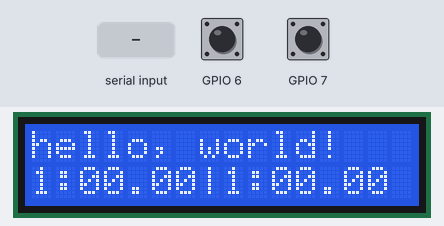
This sketch was run on a simulated ESP32. On the bench: 16×2 character LCD. The inputs (shaded band) are chosen by the test bench; at power-on: GPIO 6 HIGH, GPIO 7 HIGH. What the sketch prints to the serial monitor is not drawn.

Above: at 1.2 s.
1.3 s: GPIO 6 pulled LOW for 0.15 s
At 1.41 s:
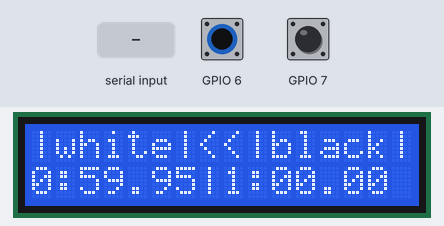
2.0 s: GPIO 7 pulled LOW for 0.15 s
At 2.5 s:
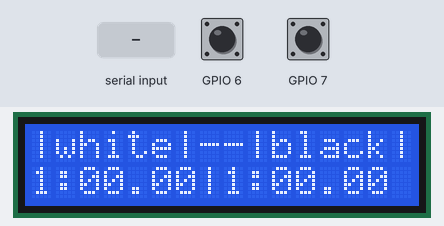
3.6 s: "BMATE\n" received over Serial
At 4.3 s:
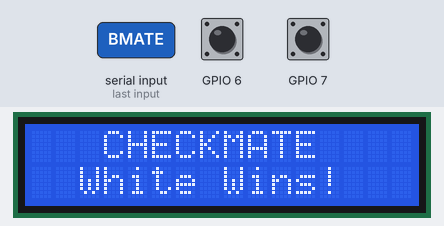
5.1 s: "WMATE\n" received over Serial
At 5.4 s:
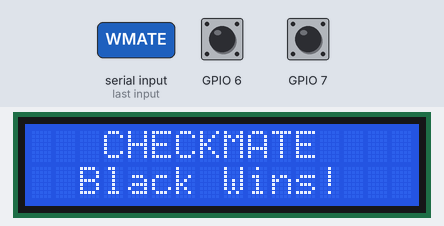
6.6 s: "DRAW\n" received over Serial
At 7.7 s:
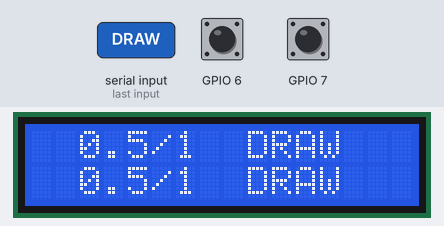
8.1 s: GPIO 6 pulled LOW for 1 s
At 8.21 s:
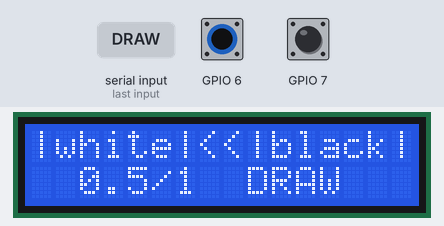
Timing chart, 0 to 10.7 s (numbered marks = the images above; inputs shaded):
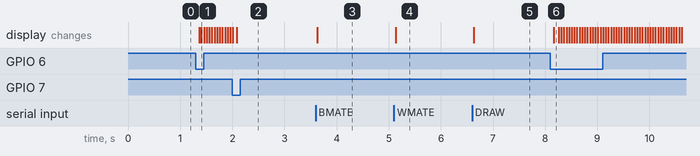

The sketch:

chess_clock.ino
```cpp
#define BLACK_TURN "|white|>>|black|"
#define WHITE_TURN "|white|<<|black|"
#define WHITE_WIN "  WHITE Wins!   "
#define BLACK_WIN "  Black Wins!   "
#define DRAW "  0.5/1  DRAW  "
#define GAMEOVER "  GAME  OVER   "

// buttons
#define DEBOUNCE_DELAY 50

#include <LiquidCrystal_I2C.h>
#include <Wire.h>

// Button structure to hold all state
struct Button {
  uint8_t pin;
  int curRead;
  int lastState;
  unsigned long lastDebounceTime;
  const char *name;
  bool holdKey;
};

Button greenBtn = {
  6,
  HIGH,
  HIGH,
  0,
  "Green Button",
  false,
};
Button redBtn = {
  7,
  HIGH,
  HIGH,
  0,
  "Red Button",
  false,
};

LiquidCrystal_I2C *lcd;


// default times
unsigned long INCREMENT = 6000;
unsigned long B_START_TIME = 60000;
unsigned long W_START_TIME = 60000;

unsigned long whiteTime = W_START_TIME;
unsigned long blackTime = B_START_TIME;
unsigned long increment = INCREMENT;

bool connected = false;
bool whiteToPlay = true;
unsigned long lastUpdate = 0;
bool gameOver = false;
bool clockRunning = false;

bool i2CAddrTest(uint8_t addr) {
    Wire.beginTransmission(addr);
    return Wire.endTransmission() == 0;
}

void startClock() {
  clockRunning = true;
  gameOver = false;
  lastUpdate = millis();
  lcd->setCursor(0, 0);
  lcd->print(WHITE_TURN);
  Serial.println("CLOCK_STARTED");
}

void secondsToHMS(const uint32_t seconds, uint16_t &h, uint8_t &m, uint8_t &s) {
  s = seconds % 60;
  uint32_t minutes = seconds / 60;
  m = minutes % 60;
  h = minutes / 60;
}

void blackMoved() {
  whiteToPlay = true;
  lcd->setCursor(0, 0);
  lcd->print(WHITE_TURN);
  blackTime = blackTime + increment;
}

void whiteMoved() {
  whiteToPlay = false;
  lcd->setCursor(0, 0);
  lcd->print(BLACK_TURN);
  whiteTime = whiteTime + increment;
}

void whiteTimeOut() {
  gameOver = true;
  lcd->clear();
  lcd->setCursor(0, 0);
  lcd->print("  TIME'S UP!  ");
  lcd->setCursor(0, 1);
  lcd->print(BLACK_WIN);
  Serial.println("Game Over: Black wins on time");
}

void blackTimeOut() {
  gameOver = true;
  lcd->clear();
  lcd->setCursor(0, 0);
  lcd->print("  TIME'S UP!  ");
  lcd->setCursor(0, 1);
  lcd->print(WHITE_WIN);
  Serial.println("Game Over: White wins on time");
}

void whiteCheckmated() {
  gameOver = true;
  clockRunning = false;
  lcd->clear();
  lcd->setCursor(0, 0);
  lcd->print("   CHECKMATE   ");
  lcd->setCursor(0, 1);
  lcd->print(BLACK_WIN);
  Serial.println("GAME_OVER:BLACK_WINS");
}

void blackCheckmated() {
  gameOver = true;
  clockRunning = false;
  lcd->clear();
  lcd->setCursor(0, 0);
  lcd->print("   CHECKMATE   ");
  lcd->setCursor(0, 1);
  lcd->print("  White Wins!   ");
  Serial.println("GAME_OVER:WHITE_WINS");
}
void draw() {
  gameOver = true;
  clockRunning = false;
  lcd->clear();
  lcd->setCursor(0, 0);
  lcd->print(DRAW);
  lcd->setCursor(0, 1);
  lcd->print(DRAW);
  Serial.println("GAME_OVER:DRAW");
}
void gameDone() {
  gameOver = true;
  clockRunning = false;
  lcd->clear();
  lcd->setCursor(0, 0);
  lcd->print(GAMEOVER);
  lcd->setCursor(0, 1);
  lcd->print(GAMEOVER);
  Serial.println("GAME_OVER:UNKNOWN");
}


void displayTime() {
  unsigned int wTotalSec = whiteTime / 1000;
  unsigned int bTotalSec = blackTime / 1000;

  uint16_t wH, bH;
  uint8_t wM, wS, bM, bS;
  secondsToHMS(wTotalSec, wH, wM, wS);
  secondsToHMS(bTotalSec, bH, bM, bS);

  lcd->setCursor(0, 1);

  // White time
  if (wH > 0) {
    lcd->print(wH);
    lcd->print(":");
    if (wM < 10) lcd->print("0");
    lcd->print(wM);
    lcd->print(":");
    if (wS < 10) lcd->print("0");
    lcd->print(wS);
  } else {
    unsigned int wCenti = (whiteTime / 10) % 100;
    lcd->print(wM);  // Removed leading zero check
    lcd->print(":");
    if (wS < 10) lcd->print("0");
    lcd->print(wS);
    lcd->print(".");
    if (wCenti < 10) lcd->print("0");
    lcd->print(wCenti);
  }

  lcd->print("|");

  // Black time
  if (bH > 0) {
    lcd->print(bH);
    lcd->print(":");
    if (bM < 10) lcd->print("0");
    lcd->print(bM);
    lcd->print(":");
    if (bS < 10) lcd->print("0");
    lcd->print(bS);
  } else {
    unsigned int bCenti = (blackTime / 10) % 100;
    lcd->print(bM);  // Removed leading zero check
    lcd->print(":");
    if (bS < 10) lcd->print("0");
    lcd->print(bS);
    lcd->print(".");
    if (bCenti < 10) lcd->print("0");
    lcd->print(bCenti);
  }

  lcd->print("   ");  // Clear any leftover characters
}

void moveMade() {
  if (!clockRunning) {
    startClock();
    return;
  }
  if (!gameOver && whiteToPlay) {
    whiteMoved();
  } else if (!gameOver) {
    blackMoved();
  }
}

void reset() {


  whiteTime = W_START_TIME;
  blackTime = B_START_TIME;
  increment = INCREMENT;
  whiteToPlay = true;
  gameOver = false;
  clockRunning = false;
  lcd->clear();
  lcd->setCursor(0, 0);
  lcd->print("|white|--|black|");
  displayTime();
  Serial.println("CLOCK_RESET");
}

void processSerialCommand(String cmd) {
  cmd.trim();

  // simple move command. The player to move is tracked
  if (cmd == "m") {
    moveMade();
  } else if (cmd.startsWith("TIME:")) {
    // Format: TIME:300:5 (300 seconds + 5 second increment)
    // or TIME:300:0 (300 seconds, no increment)
    int firstColon = cmd.indexOf(':', 5);
    Serial.print("firstColon: ");
    Serial.println(firstColon);
    if (firstColon > 0) {
      String timeStr = cmd.substring(5, firstColon);
      String incStr = cmd.substring(firstColon + 1);

      unsigned long seconds = timeStr.toInt();
      unsigned long incSeconds = incStr.toInt();

      whiteTime = seconds * 1000;
      blackTime = seconds * 1000;
      increment = incSeconds * 1000;

      gameOver = false;
      clockRunning = false;
      whiteToPlay = true;

      lcd->setCursor(0, 0);
      lcd->print("|white|--|black|");
      displayTime();

      Serial.print("TIME_SET:");
      Serial.print(seconds);
      Serial.print(":");
      Serial.println(incSeconds);
    }
  } else if (cmd == "BMATE") {
    blackCheckmated();
  } else if (cmd == "WMATE") {
    whiteCheckmated();
  } else if (cmd == "DRAW") {
    draw();
  } else if (cmd == "STOP" || cmd == "PAUSE") {
    clockRunning = false;
    Serial.println("CLOCK_STOPPED");
  } else if (cmd == "RESET") {
    reset();
  } else if (cmd == "STATUS") {
    Serial.print("STATUS:");
    Serial.print(whiteTime);
    Serial.print(":");
    Serial.print(blackTime);
    Serial.print(":");
    Serial.print(increment);
    Serial.print(":");
    Serial.print(clockRunning ? "RUNNING" : "STOPPED");
    Serial.print(":");
    Serial.println(whiteToPlay ? "WHITE" : "BLACK");
  } else if (cmd == "OVER") {
    gameDone();
  } else if (!clockRunning) {
    //  start the clock on any other input
    startClock();
  }
}

void setup() {
  Wire.begin(SDA, SCL);
  if (!i2CAddrTest(0x27)) {
      lcd = new LiquidCrystal_I2C(0x3F, 16, 2);
  } else {
      lcd = new LiquidCrystal_I2C(0x27, 16, 2);
  }
  lcd->init();                     // LCD driver initialization
  lcd->backlight();                // Open the backlight
  lcd->setCursor(0,0);             // Move the cursor to row 0, column 0
  lcd->print("hello, world!");     // The print content is displayed on the LCD

  displayTime();
  lastUpdate = millis();
  Serial.println("CLOCK_READY");
  // button pins
  pinMode(redBtn.pin, INPUT_PULLUP);
  pinMode(greenBtn.pin, INPUT_PULLUP);
}

void checkButton(Button &btn) {
  int reading = digitalRead(btn.pin);

  // If the reading changed, reset debounce timer
  if (reading != btn.curRead) {
    btn.lastDebounceTime = millis();
    btn.curRead = reading;
  }

  // If enough time has passed, accept the reading as stable
  if ((millis() - btn.lastDebounceTime) > DEBOUNCE_DELAY) {
    // If the stable state has changed
    if (btn.curRead != btn.lastState) {
      btn.lastState = btn.curRead;

      if (btn.curRead == LOW) {
        Serial.print(btn.name);
        Serial.println(" pressed");

        if (btn.pin == 6) {
          moveMade();
        } else if (btn.pin == 7) {
          reset();
        }
        // the button is not momentary
      } else if (btn.holdKey) {
        Serial.print(btn.name);
        Serial.println(" released");
      }
    }
  }
}

void loop() {
  // Process serial commands
  if (Serial.available() > 0) {
    String cmd = Serial.readStringUntil('\n');
    processSerialCommand(cmd);
  }

  // Update time only if clock is running and game not over
  if (clockRunning && !gameOver) {
    unsigned long currentTime = millis();

    if (currentTime - lastUpdate >= 50) {
      lastUpdate = currentTime;

      if (whiteToPlay) {
        if (whiteTime > 50) {
          whiteTime -= 50;
        } else {
          whiteTimeOut();
          whiteTime = 0;
          return;
        }
      } else {
        if (blackTime > 50) {
          blackTime -= 50;
        } else {
          blackTimeOut();
          blackTime = 0;
          return;
        }
      }

      displayTime();
    }
  }

  // check buttons
  checkButton(redBtn);

  checkButton(greenBtn);
}
```

Measured:
- after the input at 1.3 s, the display: first changes after 0.07 s (image 1 shows a later state)
- after the input at 3.6 s, the display: changes at once (image 3)
- after the input at 5.1 s, the display: changes at once (image 4)
- after the input at 6.6 s, the display: changes at once (image 5)
- after the input at 8.1 s, the display: changes after 0.07 s (image 6)
